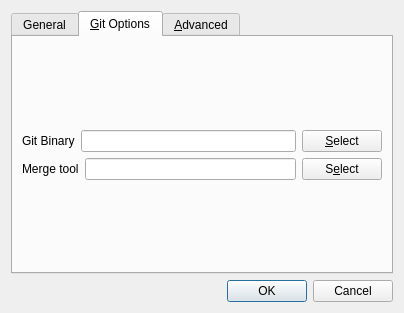
<ui version="4.0" >
 <class>SettingsDialog</class>
 <widget class="QDialog" name="SettingsDialog" >
  <property name="geometry" >
   <rect>
    <x>0</x>
    <y>0</y>
    <width>400</width>
    <height>313</height>
   </rect>
  </property>
  <property name="windowTitle" >
   <string>Dialog</string>
  </property>
  <layout class="QVBoxLayout" name="verticalLayout_2" >
   <item>
    <widget class="QTabWidget" name="tabWidget" >
     <property name="currentIndex" >
      <number>1</number>
     </property>
     <widget class="QWidget" name="tab" >
      <attribute name="title" >
       <string>General</string>
      </attribute>
      <layout class="QVBoxLayout" >
       <item>
        <spacer>
         <property name="orientation" >
          <enum>Qt::Vertical</enum>
         </property>
         <property name="sizeHint" stdset="0" >
          <size>
           <width>20</width>
           <height>40</height>
          </size>
         </property>
        </spacer>
       </item>
       <item>
        <layout class="QHBoxLayout" >
         <item>
          <widget class="QLabel" name="label_4" >
           <property name="text" >
            <string>User Name</string>
           </property>
          </widget>
         </item>
         <item>
          <widget class="QLineEdit" name="userName" />
         </item>
        </layout>
       </item>
       <item>
        <layout class="QHBoxLayout" >
         <item>
          <widget class="QLabel" name="label_3" >
           <property name="text" >
            <string>User Email </string>
           </property>
          </widget>
         </item>
         <item>
          <widget class="QLineEdit" name="userEmail" />
         </item>
        </layout>
       </item>
       <item>
        <widget class="QCheckBox" name="autosignoff" >
         <property name="text" >
          <string>Auto add signoff lines to commit messages</string>
         </property>
        </widget>
       </item>
       <item>
        <spacer>
         <property name="orientation" >
          <enum>Qt::Vertical</enum>
         </property>
         <property name="sizeHint" stdset="0" >
          <size>
           <width>360</width>
           <height>41</height>
          </size>
         </property>
        </spacer>
       </item>
      </layout>
     </widget>
     <widget class="QWidget" name="gitTab" >
      <attribute name="title" >
       <string>&amp;Git Options</string>
      </attribute>
      <layout class="QVBoxLayout" >
       <item>
        <spacer>
         <property name="orientation" >
          <enum>Qt::Vertical</enum>
         </property>
         <property name="sizeHint" stdset="0" >
          <size>
           <width>20</width>
           <height>40</height>
          </size>
         </property>
        </spacer>
       </item>
       <item>
        <layout class="QHBoxLayout" >
         <item>
          <widget class="QLabel" name="label" >
           <property name="text" >
            <string>Git Binary</string>
           </property>
          </widget>
         </item>
         <item>
          <widget class="QLineEdit" name="gitBinaryPath" >
           <property name="sizePolicy" >
            <sizepolicy vsizetype="Fixed" hsizetype="Expanding" >
             <horstretch>0</horstretch>
             <verstretch>0</verstretch>
            </sizepolicy>
           </property>
          </widget>
         </item>
         <item>
          <widget class="QPushButton" name="pickPathButton" >
           <property name="text" >
            <string>&amp;Select</string>
           </property>
          </widget>
         </item>
        </layout>
       </item>
       <item>
        <layout class="QHBoxLayout" name="horizontalLayout" >
         <item>
          <widget class="QLabel" name="label_5" >
           <property name="text" >
            <string>Merge tool</string>
           </property>
          </widget>
         </item>
         <item>
          <widget class="QLineEdit" name="mergeToolPath" />
         </item>
         <item>
          <widget class="QPushButton" name="selectMergeTool" >
           <property name="text" >
            <string>S&amp;elect</string>
           </property>
          </widget>
         </item>
        </layout>
       </item>
       <item>
        <spacer>
         <property name="orientation" >
          <enum>Qt::Vertical</enum>
         </property>
         <property name="sizeHint" stdset="0" >
          <size>
           <width>20</width>
           <height>40</height>
          </size>
         </property>
        </spacer>
       </item>
      </layout>
     </widget>
     <widget class="QWidget" name="tab_2" >
      <attribute name="title" >
       <string>&amp;Advanced</string>
      </attribute>
      <layout class="QVBoxLayout" name="verticalLayout" >
       <item>
        <spacer name="verticalSpacer" >
         <property name="orientation" >
          <enum>Qt::Vertical</enum>
         </property>
         <property name="sizeHint" stdset="0" >
          <size>
           <width>20</width>
           <height>59</height>
          </size>
         </property>
        </spacer>
       </item>
       <item>
        <widget class="QCheckBox" name="showAdvancedCheckBox" >
         <property name="text" >
          <string>Show Advanced Menu</string>
         </property>
        </widget>
       </item>
       <item>
        <widget class="QLabel" name="label_2" >
         <property name="midLineWidth" >
          <number>0</number>
         </property>
         <property name="text" >
          <string>WARNING: Advanced menu is still _VERY_ _unstable_ and should not be enabled except for testing and debugging  purposed</string>
         </property>
         <property name="textFormat" >
          <enum>Qt::RichText</enum>
         </property>
         <property name="wordWrap" >
          <bool>true</bool>
         </property>
        </widget>
       </item>
       <item>
        <spacer name="verticalSpacer_2" >
         <property name="orientation" >
          <enum>Qt::Vertical</enum>
         </property>
         <property name="sizeHint" stdset="0" >
          <size>
           <width>20</width>
           <height>59</height>
          </size>
         </property>
        </spacer>
       </item>
      </layout>
     </widget>
    </widget>
   </item>
   <item>
    <widget class="QDialogButtonBox" name="buttonBox" >
     <property name="standardButtons" >
      <set>QDialogButtonBox::Cancel|QDialogButtonBox::Ok</set>
     </property>
    </widget>
   </item>
  </layout>
 </widget>
 <resources/>
 <connections>
  <connection>
   <sender>buttonBox</sender>
   <signal>accepted()</signal>
   <receiver>SettingsDialog</receiver>
   <slot>accept()</slot>
   <hints>
    <hint type="sourcelabel" >
     <x>354</x>
     <y>276</y>
    </hint>
    <hint type="destinationlabel" >
     <x>401</x>
     <y>284</y>
    </hint>
   </hints>
  </connection>
  <connection>
   <sender>buttonBox</sender>
   <signal>rejected()</signal>
   <receiver>SettingsDialog</receiver>
   <slot>reject()</slot>
   <hints>
    <hint type="sourcelabel" >
     <x>175</x>
     <y>276</y>
    </hint>
    <hint type="destinationlabel" >
     <x>191</x>
     <y>300</y>
    </hint>
   </hints>
  </connection>
 </connections>
</ui>
